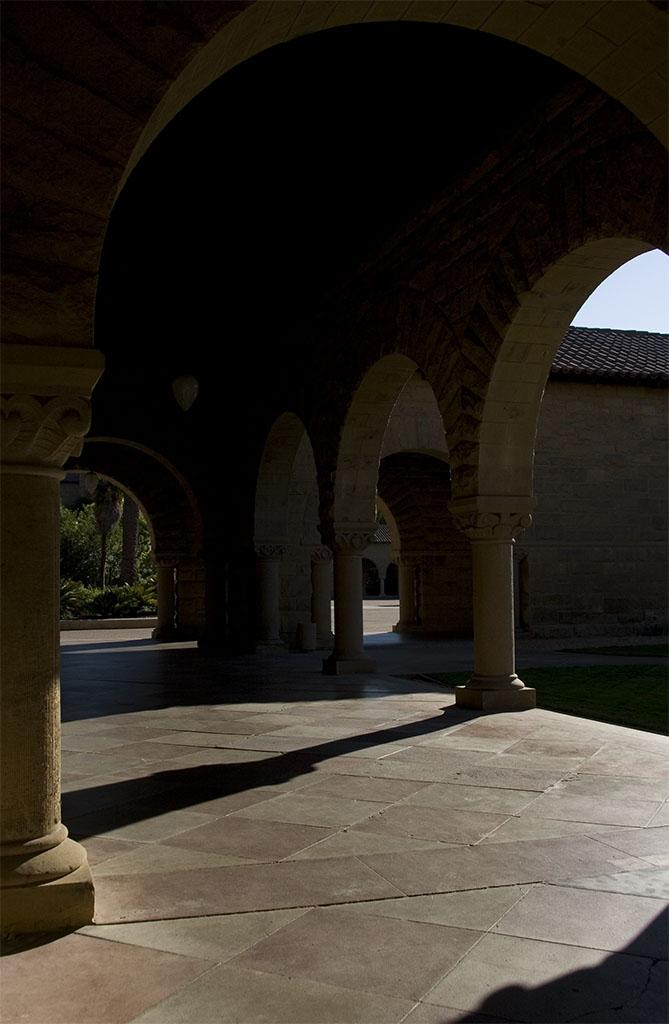
%> input picture allinone/dy/exposure_fusion/new/1s.jpg, 669 x 1024 px; its folder holds 4 pictures in this run
$ octave --eval "example;"   (GNU Octave 9; MATLAB toolbox functions it lacks are replaced by stand-ins)
%> lines starting %> are read from the running program, lines starting %| are printed output that depends on the picture
### allinone/dy/exposure_fusion/load_images.m
% This procedure loads a sequence of images
%
% Arguments:
%   'path', refers to a directory which contains a sequence of JPEG or PPM
%   images
%   'reduce' is an optional parameter that controls downsampling, e.g., reduce = .5
%   downsamples all images by a factor of 2.
%
% tom.mertens@gmail.com, August 2007
%

function I = load_images(path, reduce)
%> called with path = 'new'

if ~exist('reduce')
    reduce = 1;
end

if (reduce > 1 || reduce <= 0)
    error('reduce must fulfill: 0 < reduce <= 1');
end

% find all JPEG or PPM files in directory
files = dir([path '/*.jpg']);
N = length(files);
if (N == 0)
    files = dir([path '/*.ppm']);
    N = length(files);
    if (N == 0)
        files = dir([path '/*.tif']);
        N = length(files);
        if (N==0)
        error('no files found');
        end
    end
end

% allocate memory
sz = size(imread([path '/' files(1).name]));
%> sz = [1024 669 3]
r = floor(sz(1)*reduce);
%> r = 1024
c = floor(sz(2)*reduce);
%> c = 669
I = zeros(r,c,3,N);

% read all files
for i = 1:N

    % load image
    filename = [path '/' files(i).name];
    im = double(imread(filename)) / 255;
    if (size(im,1) ~= sz(1) || size(im,2) ~= sz(2))
        error('images must all have the same size');
    end

    % optional downsampling step
    if (reduce < 1)
        im = imresize(im,[r c],'bicubic');
    end

    I(:,:,:,i) = im;
end

### allinone/dy/exposure_fusion/example.m
function example;

I = load_images('new');

figure('Name','Input sequence');
subplot(2,2,1); imshow(I(:,:,:,1));
subplot(2,2,2); imshow(I(:,:,:,2));
subplot(2,2,3); imshow(I(:,:,:,3));
subplot(2,2,4); imshow(I(:,:,:,4));
%> after `imshow(I(:,:,:,4))`:
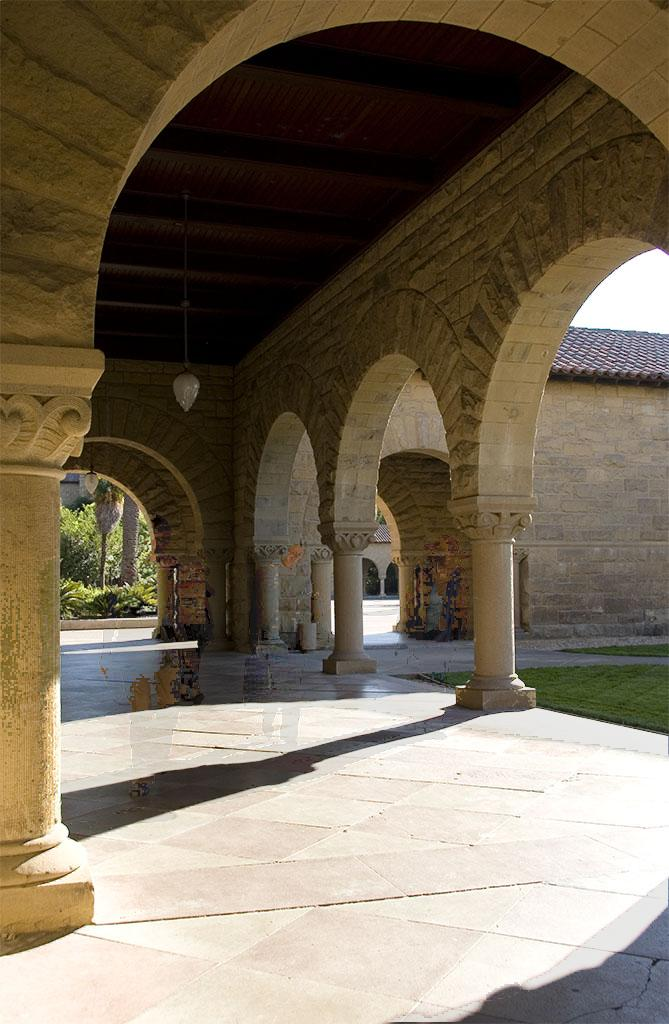
%> displayed picture: size 1024x669x3, on the screen's scale of 0 to 255; mean R, G, B 121.1, 109.4, 91.4
%> after `imshow(I(:,:,:,4))`:
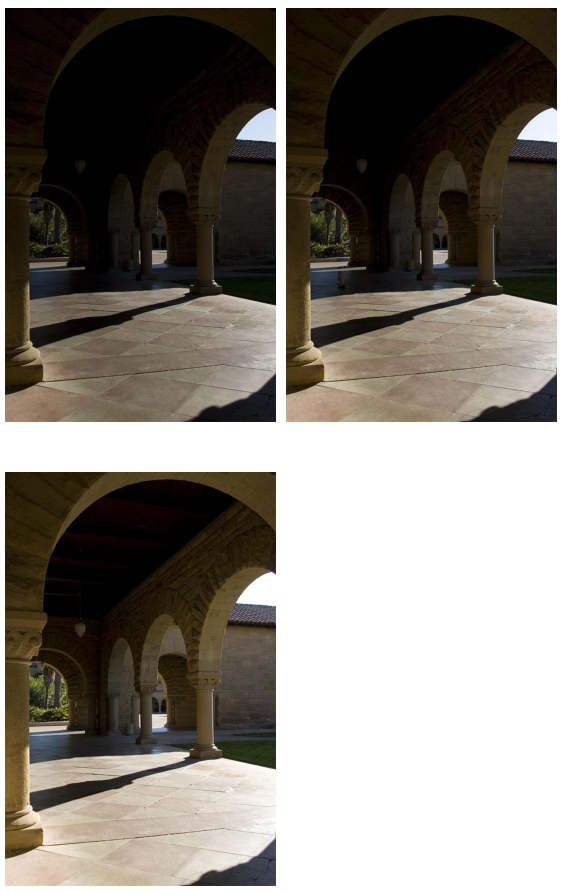
%> figure redrawn from the program's plot data, 4 panels

%> (the run ends here)
